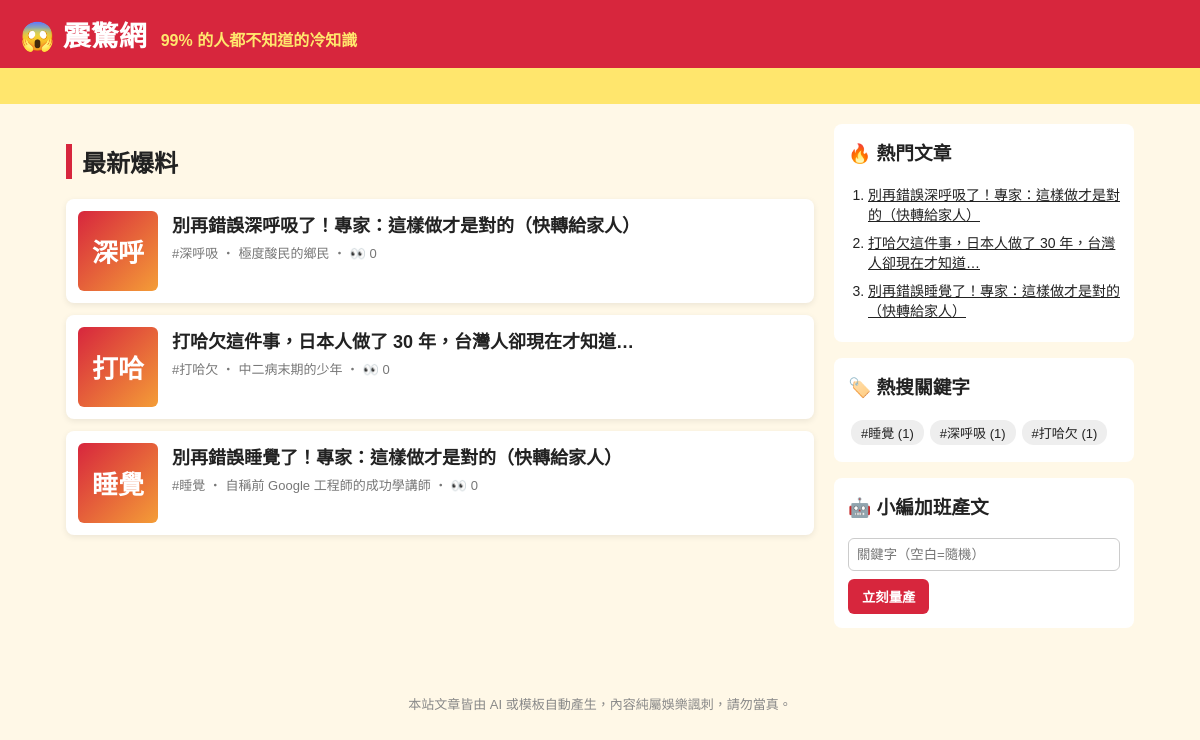
The page / on the database its author committed.
### tables this page shows
CREATE TABLE articles (
                id         INTEGER PRIMARY KEY AUTOINCREMENT,
                keyword    TEXT NOT NULL,
                persona    TEXT NOT NULL,
                title      TEXT NOT NULL,
                content    TEXT NOT NULL,
                source     TEXT NOT NULL,
                views      INTEGER NOT NULL DEFAULT 0,
                created_at TEXT NOT NULL
            , news_title TEXT, news_url TEXT);

### app.py (the view)
@app.route("/")
def index():
    return render_template("index.html", articles=db.list_articles(), heading="最新爆料")

### app.py (called while the page is built)
@app.context_processor
def sidebar():
    return {"hot": db.hot_articles(), "tags": db.keywords(), "static_site": app.config["STATIC_SITE"]}

### db.py (called while the page is built)
def connect():
    conn = sqlite3.connect(DB_PATH)
    conn.row_factory = sqlite3.Row
    return conn

def list_articles(limit=50, keyword=None):
    with connect() as conn:
        if keyword:
            return conn.execute(
                "SELECT * FROM articles WHERE keyword = ? ORDER BY id DESC LIMIT ?", (keyword, limit)
            ).fetchall()
        return conn.execute("SELECT * FROM articles ORDER BY id DESC LIMIT ?", (limit,)).fetchall()

def hot_articles(limit=5):
    with connect() as conn:
        return conn.execute("SELECT * FROM articles ORDER BY views DESC, id DESC LIMIT ?", (limit,)).fetchall()

def keywords():
    with connect() as conn:
        return conn.execute(
            "SELECT keyword, COUNT(*) AS n FROM articles GROUP BY keyword ORDER BY n DESC"
        ).fetchall()

### templates/index.html
{% extends "base.html" %}
{% block content %}
<h2 class="heading">{{ heading }}</h2>
{% for a in articles %}
  <a class="card" href="{{ url_for('article', article_id=a.id) }}">
    <div class="thumb">{{ a.keyword[:2] }}</div>
    <div>
      <h3>{{ a.title }}</h3>
      <p class="meta">#{{ a.keyword }} ‧ {{ a.persona }}{% if not static_site %} ‧ 👀 {{ a.views }}{% endif %}</p>
    </div>
  </a>
{% else %}
  <p class="empty">還沒有文章。執行 <code>python generator.py -n 5</code> 或用右邊按鈕開始量產。</p>
{% endfor %}
{% endblock %}

### templates/base.html (shortened to what this page needs)
<!doctype html>
<html lang="zh-Hant">
<head>
  <link rel="stylesheet" href="{{ url_for('static', filename='style.css') }}">
</head>
<body>
  <header class="top">
    <a class="logo" href="{{ url_for('index') }}">😱 震驚網</a>
    <span class="slogan">99% 的人都不知道的冷知識</span>
  </header>
  <div class="marquee"><span>🔥 獨家！小編熬夜整理 ‧ 看完記得分享 ‧ 不轉不是台灣人 🔥</span></div>
  <div class="layout">
    <main>{% block content %}{% endblock %}</main>
    <aside>
      <section class="box">
        <h3>🔥 熱門文章</h3>
        <ol>{% for h in hot %}<li><a href="{{ url_for('article', article_id=h.id) }}">{{ h.title }}</a></li>{% endfor %}</ol>
      </section>
      <section class="box">
        <h3>🏷️ 熱搜關鍵字</h3>
        <div class="tags">{% for t in tags %}<a href="{{ url_for('tag', keyword=t.keyword) }}">#{{ t.keyword }} ({{ t.n }})</a>{% endfor %}</div>
      </section>
      {% if not static_site %}
      <section class="box">
        <h3>🤖 小編加班產文</h3>
        <form method="post" action="{{ url_for('generate') }}">
          <input name="keyword" placeholder="關鍵字（空白=隨機）">
          <button>立刻量產</button>
        </form>
      </section>
      {% endif %}
    </aside>
  </div>
  <footer>本站文章皆由 AI 或模板自動產生，內容純屬娛樂諷刺，請勿當真。</footer>
</body>
</html>

### static/style.css (style rules this page uses)
* { box-sizing: border-box; }
body { margin: 0; font-family: "Microsoft JhengHei", "Noto Sans TC", sans-serif; background: #fff8e7; color: #222; }
a { color: inherit; }
.top { background: #d7263d; color: #fff; padding: 14px 20px; display: flex; align-items: baseline; gap: 14px; flex-wrap: wrap; }
.logo { font-size: 28px; font-weight: 900; text-decoration: none; }
.slogan { color: #ffe66d; font-weight: bold; }
.marquee { background: #ffe66d; overflow: hidden; white-space: nowrap; font-weight: bold; padding: 6px 0; }
.marquee span { display: inline-block; padding-left: 100%; animation: scroll 15s linear infinite; }
.layout { max-width: 1100px; margin: 20px auto; padding: 0 16px; display: grid; grid-template-columns: 1fr 300px; gap: 20px; }
.heading { border-left: 6px solid #d7263d; padding-left: 10px; }
.card { display: flex; gap: 14px; background: #fff; border-radius: 8px; padding: 12px; margin-bottom: 12px; text-decoration: none; box-shadow: 0 2px 6px rgba(0,0,0,.08); }
.card h3 { margin: 0 0 6px; font-size: 18px; }
.thumb { flex: 0 0 80px; height: 80px; border-radius: 6px; background: linear-gradient(135deg, #d7263d, #f49d37); color: #fff; font-size: 26px; font-weight: 900; display: grid; place-items: center; }
.meta { color: #777; font-size: 13px; margin: 0; }
.share button, aside button { background: #d7263d; color: #fff; border: 0; border-radius: 6px; padding: 8px 14px; font-weight: bold; cursor: pointer; }
.box { background: #fff; border-radius: 8px; padding: 14px; margin-bottom: 16px; }
.box h3 { margin-top: 0; }
.box ol { padding-left: 20px; margin: 0; }
.box li { margin-bottom: 8px; font-size: 14px; }
.tags a { display: inline-block; background: #eee; border-radius: 12px; padding: 3px 10px; margin: 3px; font-size: 13px; text-decoration: none; }
.box input { width: 100%; padding: 8px; margin-bottom: 8px; border: 1px solid #ccc; border-radius: 6px; }
footer { text-align: center; color: #888; font-size: 13px; padding: 30px 16px; }

### rows shown on the page
articles: keyword "深呼", title "別再錯誤深呼吸了！專家：這樣做才是對的（快轉給家人）", keyword "深呼吸", persona "極度酸民的鄉民", views "0"
articles: keyword "打哈", title "打哈欠這件事，日本人做了 30 年，台灣人卻現在才知道…", keyword "打哈欠", persona "中二病末期的少年", views "0"
articles: keyword "睡覺", title "別再錯誤睡覺了！專家：這樣做才是對的（快轉給家人）", persona "自稱前 Google 工程師的成功學講師", views "0"

### other values the page prints
{{ heading }} "最新爆料"
{{ t.keyword }} "睡覺" "深呼吸" "打哈欠"
{{ t.n }} "1" "1" "1"
